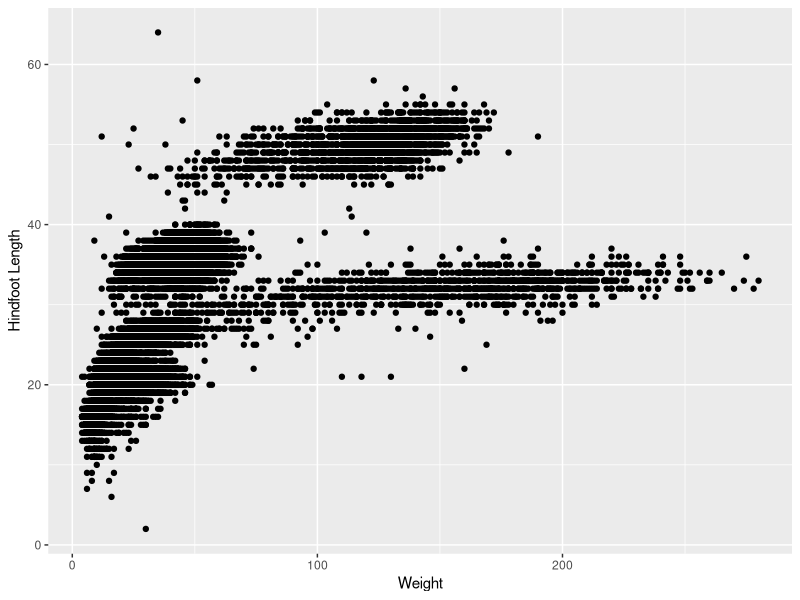
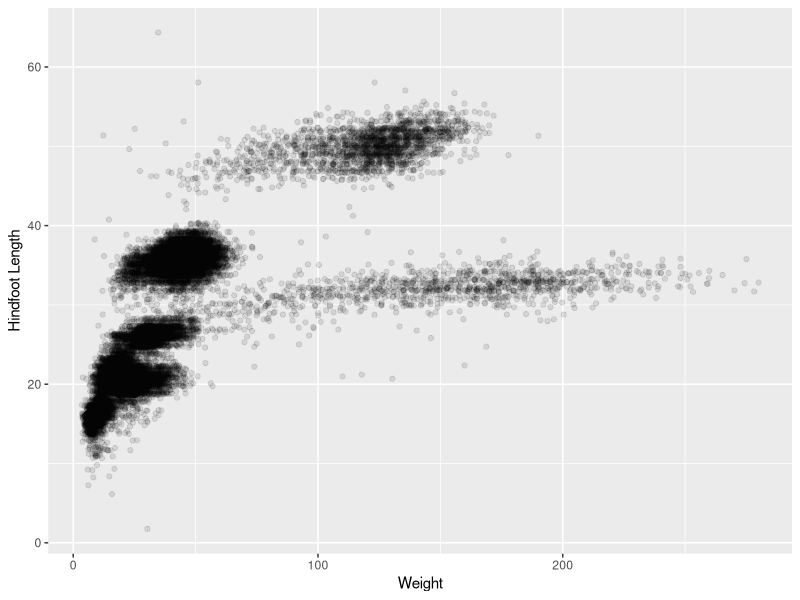
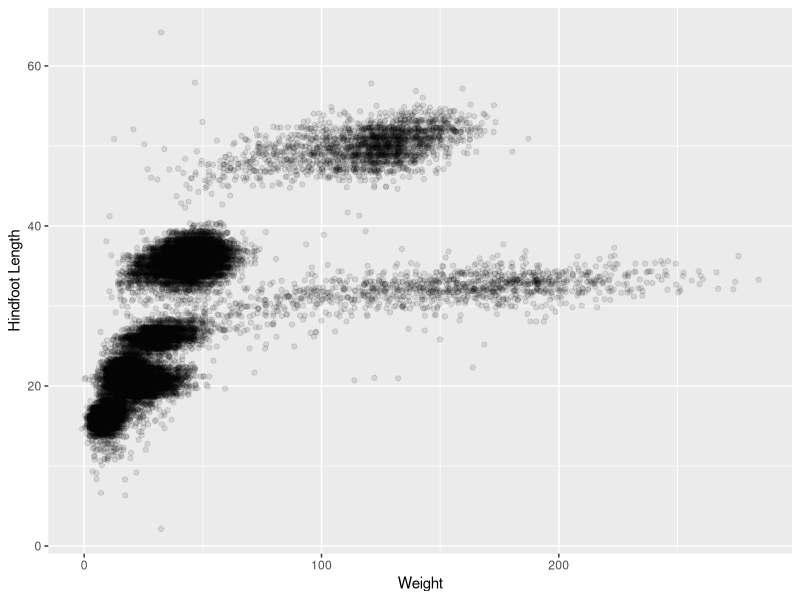
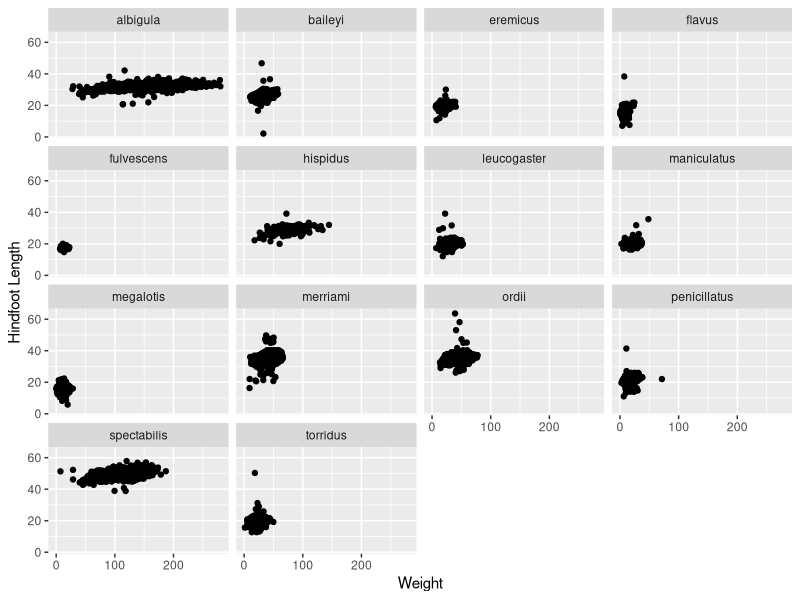
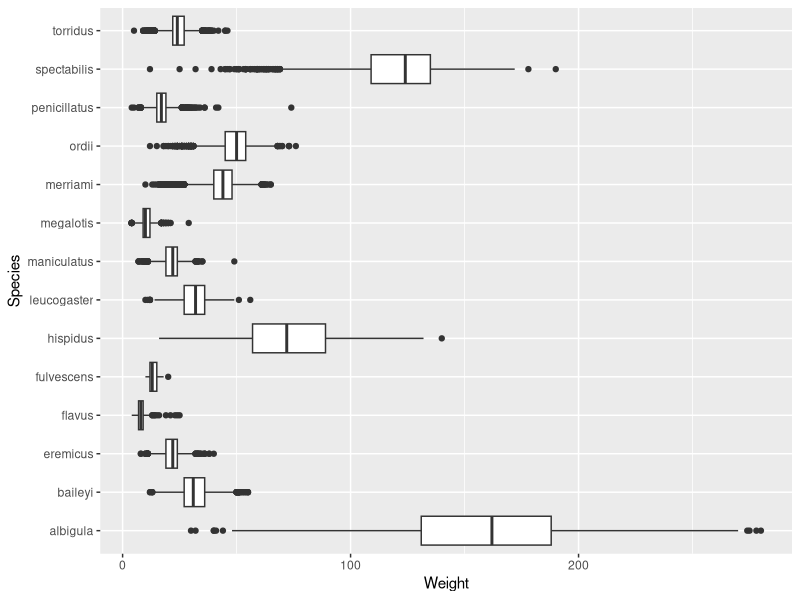
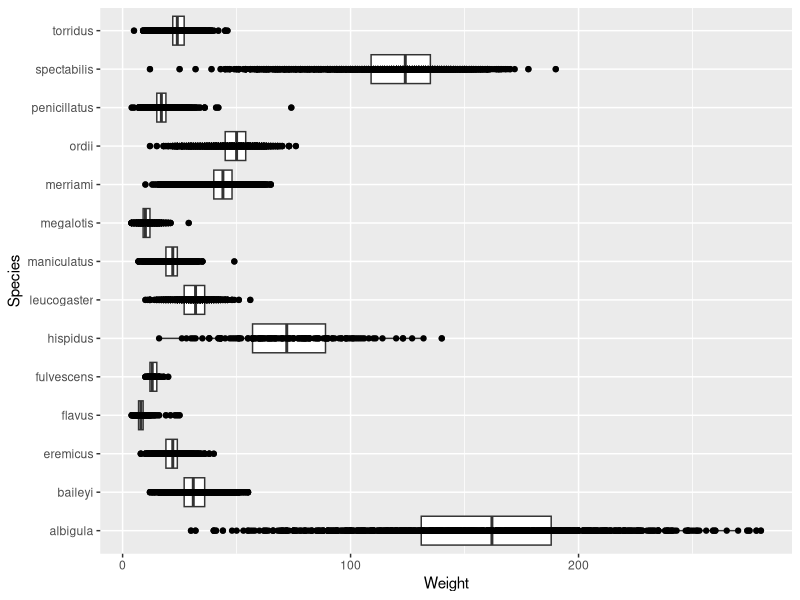
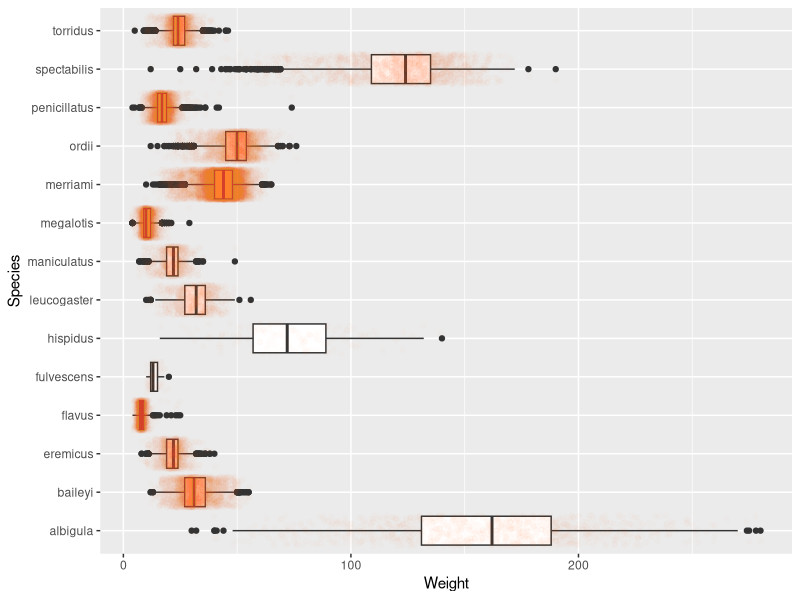
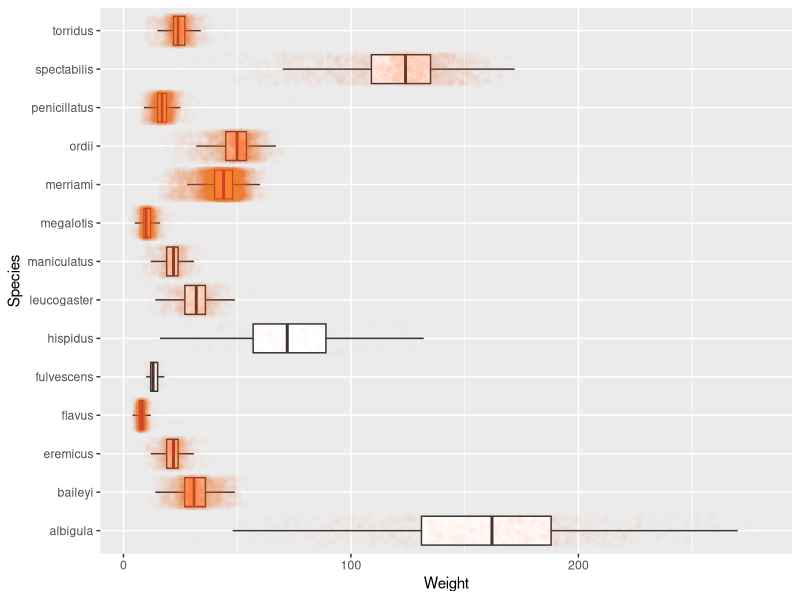

Reproduce these figures in R, in order.
## ---- chunk 1

suppressWarnings(library(tidyverse))
suppressMessages(library(here))
## ---- chunk 2
surveys <- read_csv(here::here("supporting_artifacts", "supporting_data", "surveys.csv"), show_col_types = TRUE)
dim(surveys)

## ---- chunk 3
ggplot(data = surveys) + 
  geom_point(mapping = aes(x = weight, y = hindfoot_length)) +
  labs(x = "Weight", y = "Hindfoot Length")

## ---- chunk 4
ggplot(data = surveys) + 
  geom_jitter(mapping = aes(x = weight, y = hindfoot_length),
              alpha = 0.1) +
  labs(x = "Weight", y = "Hindfoot Length")

## ---- chunk 5
ggplot(data = surveys) + 
  geom_jitter(mapping = aes(x = weight, y = hindfoot_length),
              width = 5,
              length = 5, 
              alpha = 0.1) +
  labs(x = "Weight", y = "Hindfoot Length")

## ---- chunk 6
ggplot(data = surveys) + 
  geom_jitter(mapping = aes(x = weight, y = hindfoot_length),
              width = 5) +
  facet_wrap(~ species) +
  labs(x = "Weight", y = "Hindfoot Length")

## ---- chunk 7
ggplot(data = surveys,
       mapping = aes(x = weight, y = species)) + 
  geom_boxplot() +
  labs(x = "Weight", y = "Species")

ggplot(data = surveys,
       mapping = aes(x = weight, y = species)) + 
  geom_boxplot() +
  labs(x = "Weight", y = "Species") +
  geom_point()

ggplot(data = surveys,
       mapping = aes(x = weight, y = species)) + 
  geom_boxplot() +
  labs(x = "Weight", y = "Species") +
  geom_jitter(color = "tomato",
              alpha = 0.01)

ggplot(data = surveys,
       mapping = aes(x = weight, y = species)) + 
  geom_boxplot(outlier.shape = NA) +
  labs(x = "Weight", y = "Species") +
  geom_jitter(color = "tomato",
              alpha = 0.01)

## ---- chunk 8
ggplot(data = surveys,
       mapping = aes(x = weight, y = species)) +
  geom_jitter(color = "tomato",
              alpha = 0.05) +
  geom_boxplot(outlier.shape = NA) +
  labs(x = "Weight (grams)", y = "Species")

## ---- chunk 9
ggplot(data = surveys,
       mapping = aes(y = weight, x = species)) +
  geom_jitter(color = "tomato",
              alpha = 0.05) +
  geom_boxplot(outlier.shape = NA) +
  labs(y = "Weight (grams)", x = "Species") 

